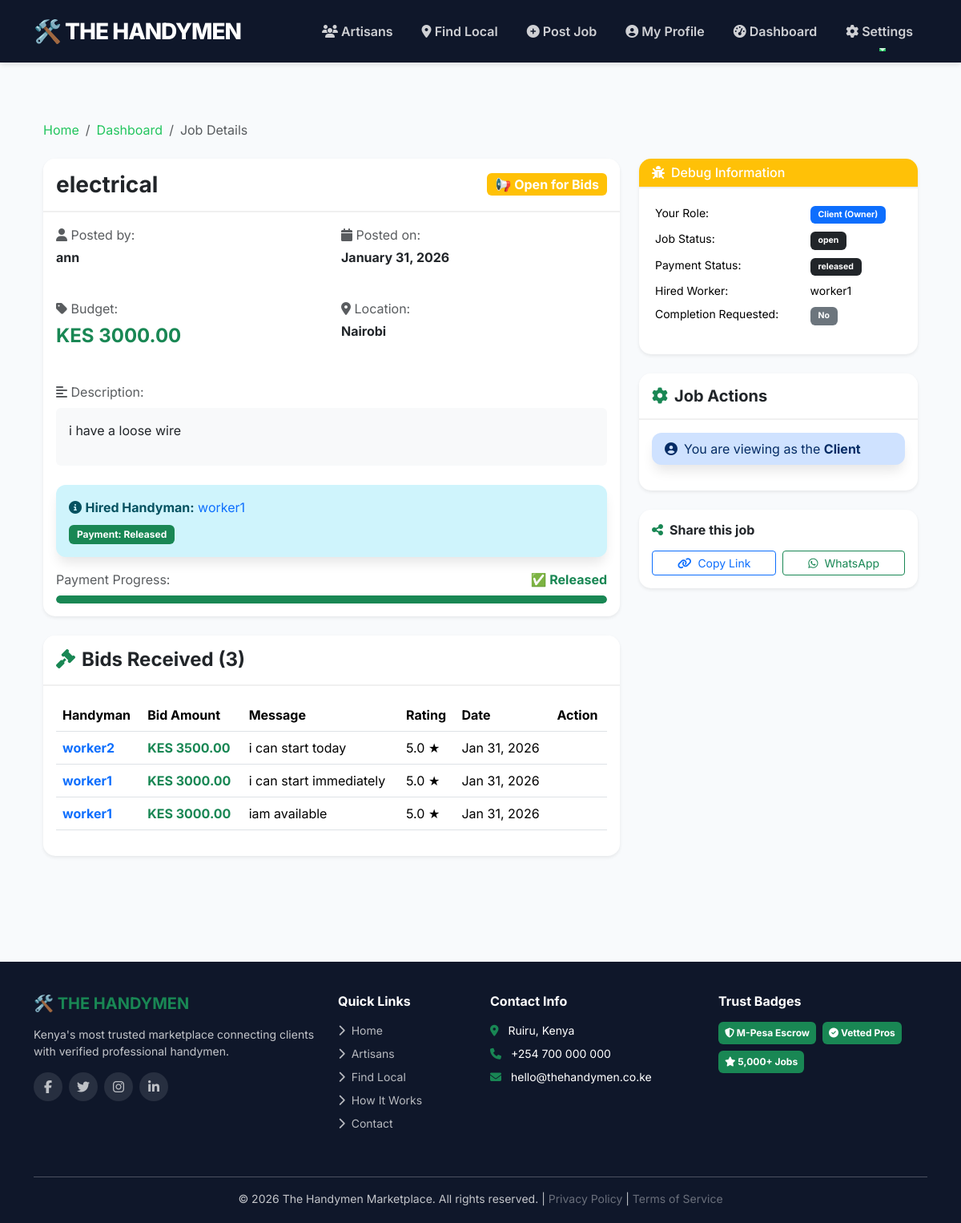
Screenshot of /job/1/ (signed in) with the database file from the repository.
### accounts/models.py (models this page shows, shortened)
class Job(models.Model):
    PAYMENT_CHOICES = [
        ('unpaid', 'Unpaid'),
        ('pending', 'Pending Payment'),
        ('escrow', 'Held in Escrow'),
        ('released', 'Released'),
        ('refunded', 'Refunded')
    ]
    STATUS_CHOICES = [
        ('open', 'Open for Bids'),
        ('in_progress', 'In Progress'),
        ('completed', 'Completed'),
        ('cancelled', 'Cancelled'),
        ('disputed', 'Disputed')
    ]
    client = models.ForeignKey(User, on_delete=models.CASCADE, related_name='jobs')
    title = models.CharField(max_length=200)
    description = models.TextField()
    location = models.CharField(max_length=255)  # Job location
    price = models.DecimalField(max_digits=10, decimal_places=2)
    created_at = models.DateTimeField(auto_now_add=True)
    updated_at = models.DateTimeField(auto_now=True)
    status = models.CharField(max_length=20, choices=STATUS_CHOICES, default='open')
    is_completed = models.BooleanField(default=False)
    applicants = models.ManyToManyField(User, related_name='applied_jobs', blank=True)
    hired_worker = models.ForeignKey(User, on_delete=models.SET_NULL, null=True, blank=True, related_name='hired_jobs')
    payment_status = models.CharField(max_length=20, choices=PAYMENT_CHOICES, default='unpaid')
    mpesa_transaction_id = models.CharField(max_length=100, blank=True, null=True)
    mpesa_receipt = models.CharField(max_length=100, blank=True, null=True)
    payment_date = models.DateTimeField(blank=True, null=True)
    completion_requested = models.BooleanField(default=False)
    completion_date = models.DateTimeField(blank=True, null=True)
    client_confirmed = models.BooleanField(default=False)
    handyman_confirmed = models.BooleanField(default=False)
    class Meta:
        ordering = ['-created_at']

class User(AbstractUser):
    is_handyman = models.BooleanField(default=False)
    is_client = models.BooleanField(default=False)
    is_email_verified = models.BooleanField(default=False)

class Bid(models.Model):
    job = models.ForeignKey(Job, on_delete=models.CASCADE, related_name='bids')
    handyman = models.ForeignKey(User, on_delete=models.CASCADE, related_name='my_bids')
    bid_amount = models.DecimalField(max_digits=10, decimal_places=2)
    message = models.TextField(blank=True)
    created_at = models.DateTimeField(auto_now_add=True)
    class Meta:
        ordering = ['-bid_amount']

### accounts/views.py (the view, shortened to what this page needs)
# urls.py: path('job/<int:job_id>/', views.job_detail, name='job_detail'),
def job_detail(request, job_id):
    job = get_object_or_404(Job, id=job_id)
    can_bid = False
    has_bid = False
    is_owner = False
    is_hired_handyman = False
    bids = None
    transactions = None
    user_has_reviewed = False
    if request.user.is_authenticated:
        if request.user == job.client:
            is_owner = True
            bids = job.bids.all().select_related('handyman__profile').order_by('-bid_amount')
            for bid in bids:
                avg_rating = Review.objects.filter(handyman=bid.handyman).aggregate(Avg('rating'))['rating__avg']
                bid.handyman_avg_rating = round(avg_rating, 1) if avg_rating else None
        elif request.user == job.hired_worker:
            is_hired_handyman = True
    bid_count = job.bids.count()
    if is_owner or is_hired_handyman:
        transactions = job.transactions.all().order_by('-created_at')
    if request.user.is_authenticated and request.user.is_client and job.status == 'completed' and job.hired_worker:
        user_has_reviewed = Review.objects.filter(client=request.user, handyman=job.hired_worker).exists()
    context = {
        'job': job,
        'can_bid': can_bid,
        'has_bid': has_bid,
        'is_owner': is_owner,
        'is_hired_handyman': is_hired_handyman,
        'bids': bids,
        'bid_count': bid_count,
        'transactions': transactions,
        'user_has_reviewed': user_has_reviewed,
        'settings': settings,
    }
    return render(request, 'accounts/job_detail.html', context)

### accounts/templates/accounts/job_detail.html (shortened to what this page needs)
{% extends 'base.html' %}
{% block content %}
<div class="container py-4">
    <nav aria-label="breadcrumb" class="mb-4">
        <ol class="breadcrumb">
            <li class="breadcrumb-item"><a href="{% url 'home' %}">Home</a></li>
            <li class="breadcrumb-item"><a href="{% url 'dashboard' %}">Dashboard</a></li>
            <li class="breadcrumb-item active" aria-current="page">Job Details</li>
        </ol>
    </nav>
    <div class="row">
        <div class="col-lg-8">
            <div class="card shadow-sm mb-4">
                <div class="card-header bg-white py-3">
                    <div class="d-flex justify-content-between align-items-center">
                        <h3 class="mb-0 fw-bold">{{ job.title }}</h3>
                        <span class="badge {% if job.status == 'completed' %}bg-success{% elif job.status == 'in_progress' %}bg-primary{% elif job.status == 'open' %}bg-warning{% elif job.status == 'disputed' %}bg-danger{% else %}bg-secondary{% endif %} fs-6">
                            {% if job.status == 'completed' %}
                                ✅ Completed
                            {% elif job.status == 'in_progress' %}
                                🔧 In Progress
                            {% elif job.status == 'open' %}
                                📢 Open for Bids
                            {% elif job.status == 'disputed' %}
                                ⚠️ Disputed
                            {% else %}
                                {{ job.status|title }}
                            {% endif %}
                        </span>
                    </div>
                </div>
                <div class="card-body">
                    <div class="row mb-4">
                        <div class="col-md-6">
                            <p class="text-muted mb-1"><i class="fas fa-user"></i> Posted by:</p>
                            <p class="fw-bold">{{ job.client.get_full_name|default:job.client.username }}</p>
                        </div>
                        <div class="col-md-6">
                            <p class="text-muted mb-1"><i class="fas fa-calendar"></i> Posted on:</p>
                            <p class="fw-bold">{{ job.created_at|date:"F j, Y" }}</p>
                        </div>
                    </div>
                    <div class="row mb-4">
                        <div class="col-md-6">
                            <p class="text-muted mb-1"><i class="fas fa-tag"></i> Budget:</p>
                            <p class="fw-bold text-success fs-4">KES {{ job.price }}</p>
                        </div>
                        <div class="col-md-6">
                            <p class="text-muted mb-1"><i class="fas fa-map-marker-alt"></i> Location:</p>
                            <p class="fw-bold">{{ job.location }}</p>
                        </div>
                    </div>
                    <div class="mb-4">
                        <p class="text-muted mb-2"><i class="fas fa-align-left"></i> Description:</p>
                        <div class="p-3 bg-light rounded">
                            {{ job.description|linebreaks }}
                        </div>
                    </div>
                    {% if job.hired_worker %}
                    <div class="alert alert-info">
                        <i class="fas fa-info-circle"></i>
                        <strong>Hired Handyman:</strong>
                        <a href="{% url 'public_profile' job.hired_worker.id %}" class="text-decoration-none">
                            {{ job.hired_worker.get_full_name|default:job.hired_worker.username }}
                        </a>
                        <div class="mt-2">
                            <span class="badge {% if job.payment_status == 'escrow' %}bg-info{% elif job.payment_status == 'released' %}bg-success{% elif job.payment_status == 'pending' %}bg-warning{% endif %}">
                                Payment: {{ job.get_payment_status_display }}
                            </span>
                        </div>
                    </div>
                    {% endif %}
                    <div class="payment-status-bar mt-3">
                        <div class="d-flex justify-content-between mb-2">
                            <span class="text-muted">Payment Progress:</span>
                            <span class="fw-bold">
                                {% if job.payment_status == 'unpaid' %}
                                    <span class="text-danger">⭕ Not Paid</span>
                                {% elif job.payment_status == 'pending' %}
                                    <span class="text-warning">⏳ Awaiting Payment</span>
                                {% elif job.payment_status == 'escrow' %}
                                    <span class="text-info">🔒 In Escrow</span>
                                {% elif job.payment_status == 'released' %}
                                    <span class="text-success">✅ Released</span>
                                {% endif %}
                            </span>
                        </div>
                        <div class="progress" style="height: 10px;">
                            <div class="progress-bar {% if job.payment_status == 'released' %}bg-success{% elif job.payment_status == 'escrow' %}bg-info{% elif job.payment_status == 'pending' %}bg-warning{% else %}bg-danger{% endif %}"
                                 role="progressbar"
                                 style="width: {% if job.payment_status == 'released' %}100{% elif job.payment_status == 'escrow' %}66{% elif job.payment_status == 'pending' %}33{% else %}0{% endif %}%">
                            </div>
                        </div>
                    </div>
                </div>
            </div>
            {% if is_owner %}
            <div class="card shadow-sm mb-4">
                <div class="card-header bg-white py-3">
                    <h4 class="mb-0 fw-bold">
                        <i class="fas fa-gavel me-2 text-success"></i>Bids Received ({{ bid_count }})
                    </h4>
                </div>
                <div class="card-body">
                    {% if bids %}
                        <div class="table-responsive">
                            <table class="table table-hover align-middle">
                                <thead>
                                    <tr>
                                        <th>Handyman</th>
                                        <th>Bid Amount</th>
                                        <th>Message</th>
                                        <th>Rating</th>
                                        <th>Date</th>
                                        <th>Action</th>
                                    </tr>
                                </thead>
                                <tbody>
                                    {% for bid in bids %}
                                    <tr>
                                        <td>
                                            <a href="{% url 'public_profile' bid.handyman.id %}" class="text-decoration-none fw-bold">
                                                {{ bid.handyman.get_full_name|default:bid.handyman.username }}
                                            </a>
                                        </td>
                                        <td class="fw-bold text-success">KES {{ bid.bid_amount }}</td>
                                        <td>{{ bid.message|truncatechars:30 }}</td>
                                        <td>
                                            {% if bid.handyman_avg_rating %}
                                                {{ bid.handyman_avg_rating }} ★
                                            {% else %}
                                                <span class="text-muted">New</span>
                                            {% endif %}
                                        </td>
                                        <td>{{ bid.created_at|date:"M d, Y" }}</td>
                                        <td>
                                        </td>
                                    </tr>
                                    {% endfor %}
                                </tbody>
                            </table>
                        </div>
                    {% else %}
                        <p class="text-muted text-center py-4">No bids received yet.</p>
                    {% endif %}
                </div>
            </div>
            {% endif %}
        </div>
        <div class="col-lg-4">
            <div class="card shadow-sm mb-4 border-warning">
                <div class="card-header bg-warning text-white py-2">
                    <h6 class="mb-0"><i class="fas fa-bug me-2"></i>Debug Information</h6>
                </div>
                <div class="card-body small">
                    <table class="table table-sm table-borderless">
                        <tr>
                            <td>Your Role:</td>
                            <td>
                                {% if is_owner %}
                                    <span class="badge bg-primary">Client (Owner)</span>
                                {% elif is_hired_handyman %}
                                    <span class="badge bg-success">Hired Handyman</span>
                                {% elif user.is_handyman %}
                                    <span class="badge bg-info">Handyman (Not Hired)</span>
                                {% else %}
                                    <span class="badge bg-secondary">Visitor</span>
                                {% endif %}
                            </td>
                        </tr>
                        <tr>
                            <td>Job Status:</td>
                            <td><span class="badge bg-dark">{{ job.status }}</span></td>
                        </tr>
                        <tr>
                            <td>Payment Status:</td>
                            <td><span class="badge bg-dark">{{ job.payment_status }}</span></td>
                        </tr>
                        <tr>
                            <td>Hired Worker:</td>
                            <td>{% if job.hired_worker %}{{ job.hired_worker.username }}{% else %}<span class="text-muted">None</span>{% endif %}</td>
                        </tr>
                        <tr>
                            <td>Completion Requested:</td>
                            <td>{% if job.completion_requested %}<span class="badge bg-warning">Yes{% else %}<span class="badge bg-secondary">No{% endif %}</span></td>
                        </tr>
                    </table>
                </div>
            </div>
            <div class="card shadow-sm">
                <div class="card-header bg-white py-3">
                    <h5 class="mb-0 fw-bold"><i class="fas fa-cog me-2 text-success"></i>Job Actions</h5>
                </div>
                <div class="card-body">
                    {% if is_owner %}
                        <div class="alert alert-primary py-2 mb-3">
                            <i class="fas fa-user-circle me-2"></i>You are viewing as the <strong>Client</strong>
                        </div>
                    {% else %}
                        <p class="text-muted text-center mb-3">Login to place bids or hire handymen</p>
                        <a href="{% url 'login' %}?next={% url 'job_detail' job.id %}" class="btn btn-primary w-100">
                            <i class="fas fa-sign-in-alt me-2"></i>Login to Continue
                        </a>
                    {% endif %}
                </div>
            </div>
            <div class="card shadow-sm mt-4">
                <div class="card-body">
                    <h6 class="fw-bold mb-3"><i class="fas fa-share-alt me-2 text-success"></i>Share this job</h6>
                    <div class="d-flex gap-2">
                        <button class="btn btn-outline-primary btn-sm flex-grow-1" onclick="copyJobLink()">
                            <i class="fas fa-link me-1"></i> Copy Link
                        </button>
                        <a href="https://wa.me/?text=Check%20out%20this%20job%3A%20{{ job.title }}%20-%20{{ request.build_absolute_uri }}"
                           target="_blank" class="btn btn-outline-success btn-sm flex-grow-1">
                            <i class="fab fa-whatsapp me-1"></i> WhatsApp
                        </a>
                    </div>
                </div>
            </div>
        </div>
    </div>
</div>
{% endblock %}

### rows the page displays
Job: title "electrical", client.get_full_name "ann", created_at "January 31, 2026", price "3000.00", location "Nairobi", description "i have a loose wire", hired_worker.get_full_name "worker1", payment_status "Released", status "open", payment_status "released", hired_worker.username "worker1"
Bid: handyman.get_full_name "worker2", bid_amount "3500.00", message "i can start today", handyman_avg_rating "5.0", created_at "Jan 31, 2026"
Bid: handyman.get_full_name "worker1", bid_amount "3000.00", message "i can start immediately", handyman_avg_rating "5.0", created_at "Jan 31, 2026"
Bid: handyman.get_full_name "worker1", bid_amount "3000.00", message "iam available", handyman_avg_rating "5.0", created_at "Jan 31, 2026"

### other values shown
{{ bid_count }} "3"
